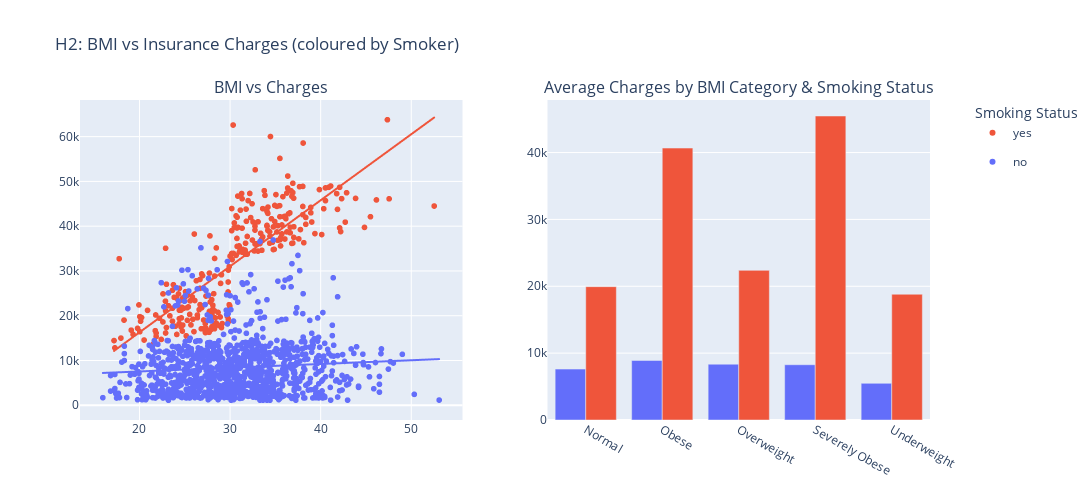

This figure's notebook cell:
### Markdown cell above
## BMI vs Charges

### Code cell
# Create a subplot figure: 1 row, 2 columns
fig = make_subplots(
    rows=1,
    cols=2,
    subplot_titles=[
        "BMI vs Charges",
        "Average Charges by BMI Category & Smoking Status"
    ]
)

color_map = {'yes': '#EF553B', 'no': '#636EFA'}

# -----------------------------
# Scatter plot with trendline
# -----------------------------

scatter_fig = px.scatter(
    df,
    x='bmi',
    y='charges',
    color='smoker',
    color_discrete_map=color_map,
    trendline='ols'
)

# Add scatter traces, only show legend for the first trace of each color

added_legends = set()
for trace in scatter_fig['data']:
    # Only show legend if we haven't added this name yet
    if trace.name in added_legends:
        trace.showlegend = False
    else:
        trace.showlegend = True
        added_legends.add(trace.name)
    fig.add_trace(trace, row=1, col=1)


# -----------------------------
# Grouped bar chart
# -----------------------------
charges_avg = df.groupby(['bmi_category', 'smoker'], observed=False)['charges'].mean().reset_index()
charges_avg.rename(columns={'charges': 'charges'}, inplace=True)

barchart_fig = px.bar(
    charges_avg,
    x='bmi_category',
    y='charges',
    color='smoker',
    color_discrete_map=color_map,
    barmode='group',
    category_orders={'bmi_category': ['Underweight', 'Normal', 'Overweight', 'Obese', 'Severely Obese']}
)

for trace in barchart_fig['data']:
    if trace.name in added_legends:
        trace.showlegend = False
    else:
        trace.showlegend = True
        added_legends.add(trace.name)
    fig.add_trace(trace, row=1, col=2)

# -----------------------------
# Layout adjustments
# -----------------------------
fig.update_layout(
    showlegend=True,
    legend=dict(
        title=dict(text="Smoking Status"), 
        x=1.05, 
        y=1
    ),
    height=500,
    width=1200,
    title_text="H2: BMI vs Insurance Charges (coloured by Smoker)",
)
fig.write_html(figure_path / "bmi_charges_smoking_analysis.html")
fig.write_image(figure_path / "bmi_charges_smoking_analysis.png")
fig.show()

### Figure 1 — Plotly figure (JSON) as saved in the notebook; plotly's stock layout.template omitted (floating-point values rounded to 4 significant figures; data arrays with more than 128 entries replaced by an {"elided": "..."} marker saying what was removed)
{"data": [{"hovertemplate": "smoker=yes<br>bmi=%{x}<br>charges=%{y}<extra></extra>", "legendgroup": "yes", "marker": {"color": "#EF553B", "symbol": "circle"}, "mode": "markers", "name": "yes", "showlegend": true, "type": "scattergl", "x": {"elided": "274 float values"}, "xaxis": "x", "y": {"elided": "274 float values"}, "yaxis": "y"}, {"hovertemplate": "<b>OLS trendline</b><br>charges = 1473.11 * bmi + -13186.6<br>R<sup>2</sup>=0.650411<br><br>smoker=yes<br>bmi=%{x}<br>charges=%{y} <b>(trend)</b><extra></extra>", "legendgroup": "yes", "marker": {"color": "#EF553B", "symbol": "circle"}, "mode": "lines", "name": "yes", "showlegend": false, "type": "scattergl", "x": {"elided": "274 float values"}, "xaxis": "x", "y": {"elided": "274 float values"}, "yaxis": "y"}, {"hovertemplate": "smoker=no<br>bmi=%{x}<br>charges=%{y}<extra></extra>", "legendgroup": "no", "marker": {"color": "#636EFA", "symbol": "circle"}, "mode": "markers", "name": "no", "showlegend": true, "type": "scattergl", "x": {"elided": "1063 float values"}, "xaxis": "x", "y": {"elided": "1063 float values"}, "yaxis": "y"}, {"hovertemplate": "<b>OLS trendline</b><br>charges = 83.3397 * bmi + 5886.14<br>R<sup>2</sup>=0.007069<br><br>smoker=no<br>bmi=%{x}<br>charges=%{y} <b>(trend)</b><extra></extra>", "legendgroup": "no", "marker": {"color": "#636EFA", "symbol": "circle"}, "mode": "lines", "name": "no", "showlegend": false, "type": "scattergl", "x": {"elided": "1063 float values"}, "xaxis": "x", "y": {"elided": "1063 float values"}, "yaxis": "y"}, {"alignmentgroup": "True", "hovertemplate": "smoker=no<br>bmi_category=%{x}<br>charges=%{y}<extra></extra>", "legendgroup": "no", "marker": {"color": "#636EFA", "pattern": {"shape": ""}}, "name": "no", "offsetgroup": "no", "orientation": "v", "showlegend": false, "textposition": "auto", "type": "bar", "x": ["Normal", "Obese", "Overweight", "Severely Obese", "Underweight"], "xaxis": "x2", "y": [7616.0, 8903.0, 8348.0, 8268.0, 5485.0], "yaxis": "y2"}, {"alignmentgroup": "True", "hovertemplate": "smoker=yes<br>bmi_category=%{x}<br>charges=%{y}<extra></extra>", "legendgroup": "yes", "marker": {"color": "#EF553B", "pattern": {"shape": ""}}, "name": "yes", "offsetgroup": "yes", "orientation": "v", "showlegend": false, "textposition": "auto", "type": "bar", "x": ["Normal", "Obese", "Overweight", "Severely Obese", "Underweight"], "xaxis": "x2", "y": [19940.0, 40670.0, 22380.0, 45470.0, 18810.0], "yaxis": "y2"}], "layout": {"annotations": [{"font": {"size": 16}, "showarrow": false, "text": "BMI vs Charges", "x": 0.225, "xanchor": "center", "xref": "paper", "y": 1, "yanchor": "bottom", "yref": "paper"}, {"font": {"size": 16}, "showarrow": false, "text": "Average Charges by BMI Category & Smoking Status", "x": 0.775, "xanchor": "center", "xref": "paper", "y": 1, "yanchor": "bottom", "yref": "paper"}], "height": 500, "legend": {"title": {"text": "Smoking Status"}, "x": 1.05, "y": 1}, "showlegend": true, "title": {"text": "H2: BMI vs Insurance Charges (coloured by Smoker)"}, "width": 1200, "xaxis": {"anchor": "y", "domain": [0, 0.45]}, "xaxis2": {"anchor": "y2", "domain": [0.55, 1]}, "yaxis": {"anchor": "x", "domain": [0, 1]}, "yaxis2": {"anchor": "x2", "domain": [0, 1]}}}
